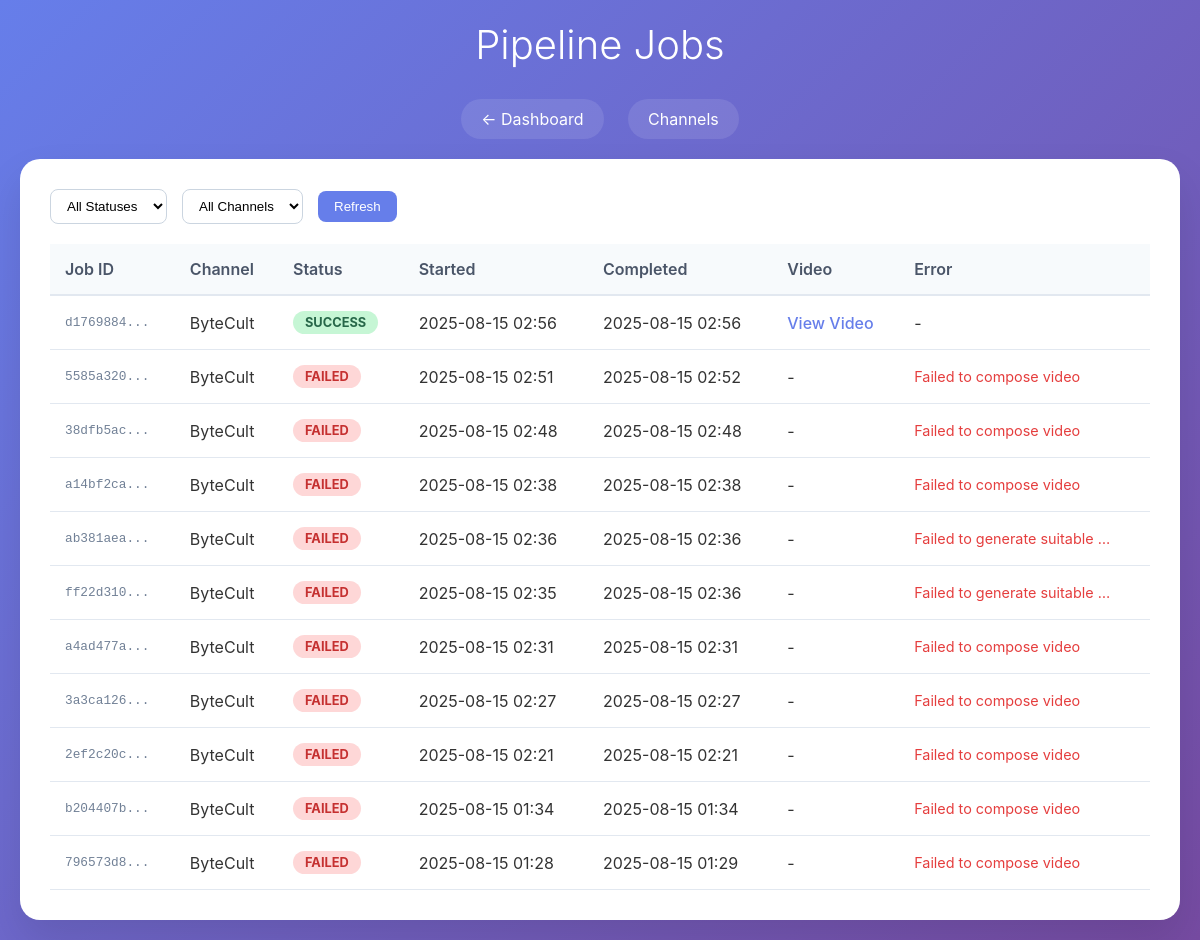
/jobs, run on an earlier commit of the app's database.
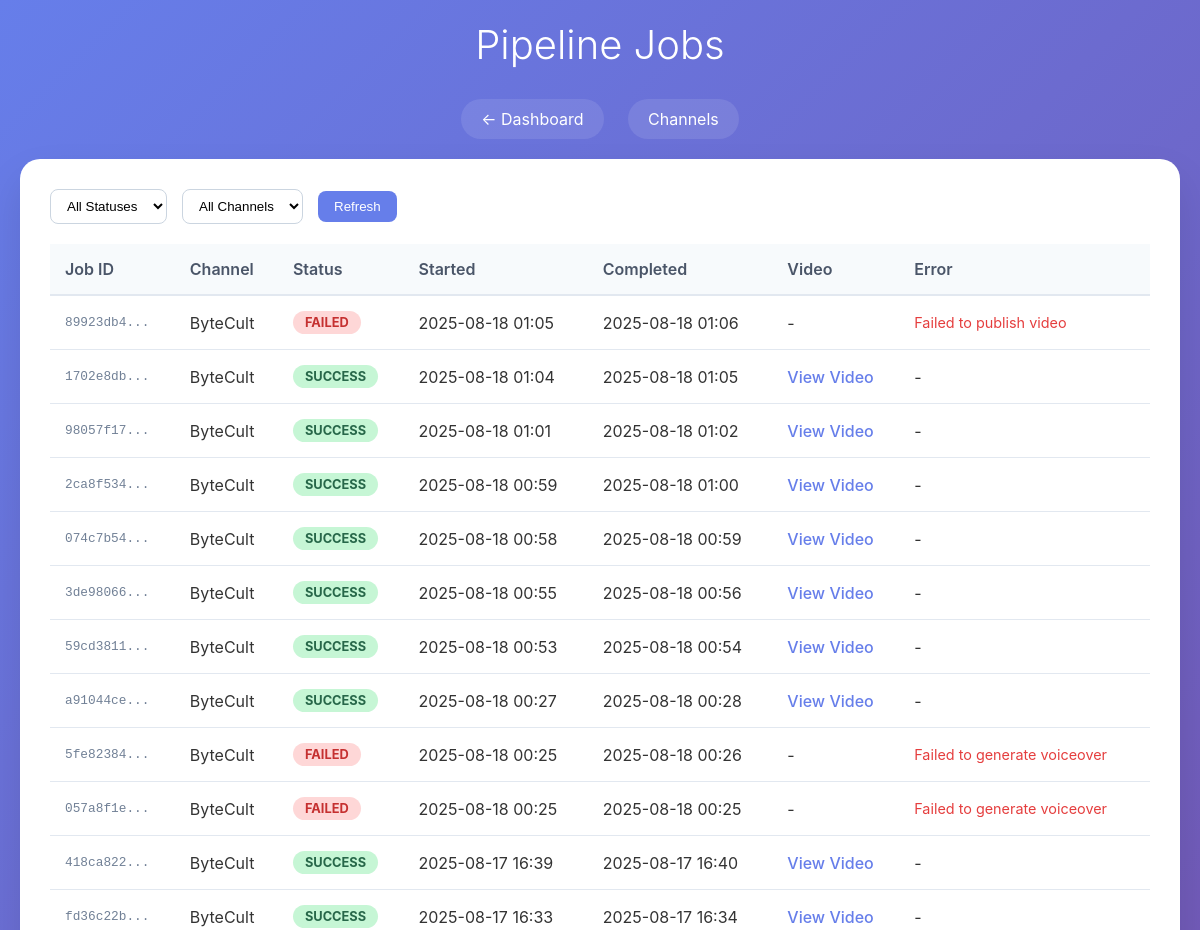
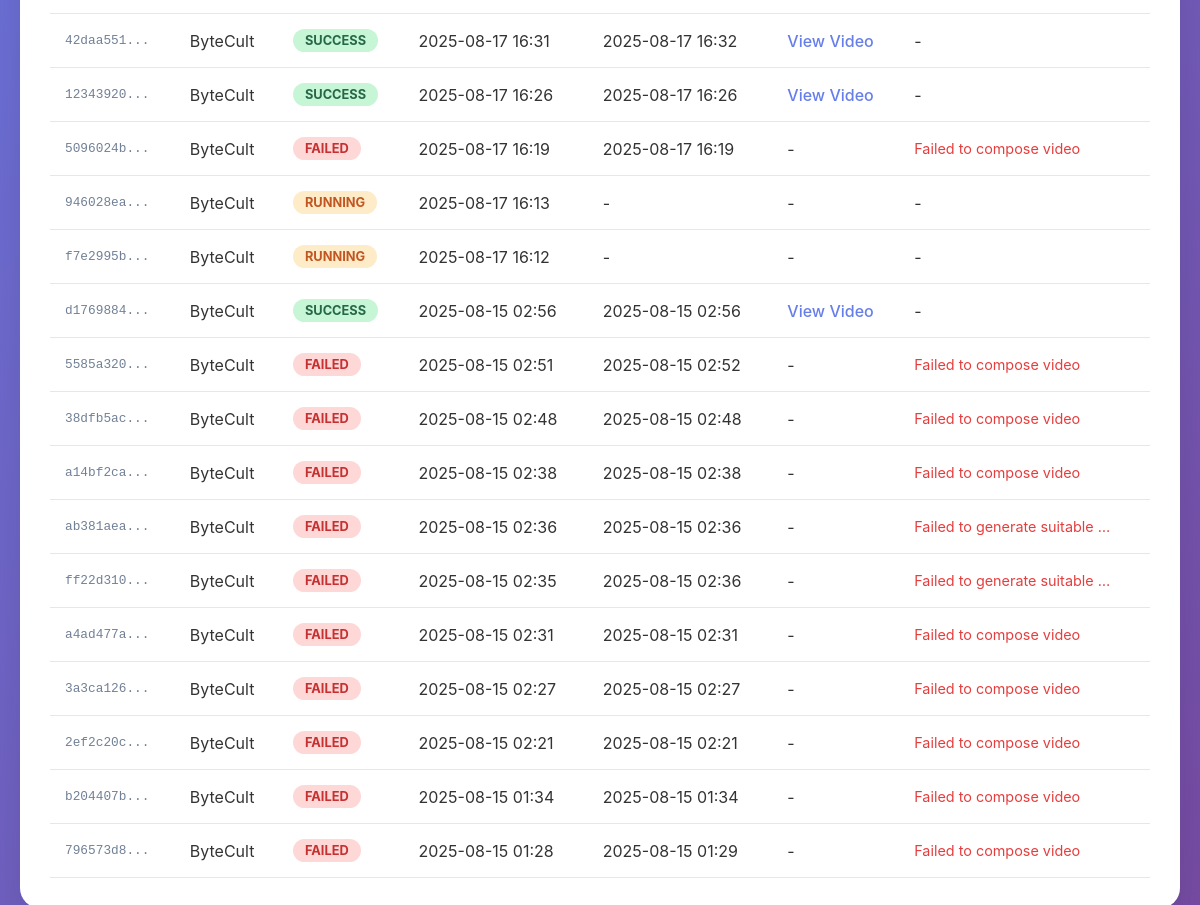
And on a later commit of the database (2 pictures, top to bottom).
### models/db.py (models this page shows)
class PipelineJobDB(Base):
    __tablename__ = "pipeline_jobs"
    id = Column(String, primary_key=True)
    channel = Column(String, nullable=False)
    status = Column(String, nullable=False)
    topic_id = Column(String)
    video_id = Column(String)
    error_message = Column(Text)
    started_at = Column(DateTime, nullable=False)
    completed_at = Column(DateTime)
    retry_count = Column(Integer, default=0)

### app.py (the view)
@app.get("/jobs", response_class=HTMLResponse)
async def jobs_page(request: Request):
    try:
        async for db in get_db():
            from sqlalchemy import select
            from models.db import PipelineJobDB
            stmt = select(PipelineJobDB).order_by(
                PipelineJobDB.started_at.desc()
            ).limit(50)
            result = await db.execute(stmt)
            jobs = result.scalars().all()
        return templates.TemplateResponse("jobs.html", {
            "request": request,
            "jobs": jobs
        })
    except Exception as e:
        logger.error(f"Error loading jobs page: {e}")
        return HTMLResponse(f"<h1>Error loading jobs</h1><p>{str(e)}</p>", status_code=500)

### templates/jobs.html (shortened to what this page needs)
<!DOCTYPE html>
<html lang="en">
<head>
</head>
<body>
    <div class="container">
        <div class="header">
            <h1>Pipeline Jobs</h1>
        </div>
        <div class="nav">
            <a href="/">← Dashboard</a>
            <a href="/channels">Channels</a>
        </div>
        <div class="jobs-container">
            <div class="filters">
                <select class="filter-select" id="statusFilter" onchange="filterJobs()">
                    <option value="">All Statuses</option>
                </select>
                <select class="filter-select" id="channelFilter" onchange="filterJobs()">
                    <option value="">All Channels</option>
                </select>
                <button class="refresh-btn" onclick="location.reload()">
                    Refresh
                </button>
            </div>
            {% if jobs %}
            <table class="jobs-table">
                <thead>
                    <tr>
                        <th>Job ID</th>
                        <th>Channel</th>
                        <th>Status</th>
                        <th>Started</th>
                        <th>Completed</th>
                        <th>Video</th>
                        <th>Error</th>
                    </tr>
                </thead>
                <tbody>
                    {% for job in jobs %}
                    <tr data-status="{{ job.status }}" data-channel="{{ job.channel }}">
                        <td>
                            <div class="job-id">{{ job.id[:8] }}...</div>
                        </td>
                        <td>{{ job.channel }}</td>
                        <td>
                            <span class="status-badge status-{{ job.status }}">
                                {{ job.status }}
                            </span>
                        </td>
                        <td>{{ job.started_at.strftime('%Y-%m-%d %H:%M') if job.started_at else '-' }}</td>
                        <td>{{ job.completed_at.strftime('%Y-%m-%d %H:%M') if job.completed_at else '-' }}</td>
                        <td>
                            {% if job.video_id %}
                            <a href="https://youtube.com/watch?v={{ job.video_id }}"
                               target="_blank" class="video-link">
                                View Video
                            </a>
                            {% else %}
                            -
                            {% endif %}
                        </td>
                        <td>
                            {% if job.error_message %}
                            <div class="error-message" title="{{ job.error_message }}">
                                {{ job.error_message }}
                            </div>
                            {% else %}
                            -
                            {% endif %}
                        </td>
                    </tr>
                    {% endfor %}
                </tbody>
            </table>
            {% else %}
            <div class="empty-state">
                <h3>No jobs found</h3>
                <p>Pipeline jobs will appear here once you start running the pipeline.</p>
            </div>
            {% endif %}
        </div>
    </div>
</body>
</html>

### templates/jobs.html (style rules this page uses)
* { margin: 0; padding: 0; box-sizing: border-box; }
body { font-family: -apple-system, BlinkMacSystemFont, 'Segoe UI', Roboto, sans-serif; background: linear-gradient(135deg, #667eea 0%, #764ba2 100%); min-height: 100vh; color: #333; }
.container { max-width: 1200px; margin: 0 auto; padding: 20px; }
.header { text-align: center; color: white; margin-bottom: 40px; }
.header h1 { font-size: 2.5rem; font-weight: 300; margin-bottom: 10px; }
.nav { text-align: center; margin-bottom: 30px; }
.nav a { color: white; text-decoration: none; padding: 10px 20px; background: rgba(255,255,255,0.1); border-radius: 20px; margin: 0 10px; transition: all 0.3s ease; }
.jobs-container { background: white; border-radius: 20px; padding: 30px; box-shadow: 0 20px 40px rgba(0,0,0,0.1); }
.jobs-table { width: 100%; border-collapse: collapse; margin-top: 20px; }
.jobs-table th { background: #f7fafc; padding: 15px; text-align: left; font-weight: 600; color: #4a5568; border-bottom: 2px solid #e2e8f0; }
.jobs-table td { padding: 15px; border-bottom: 1px solid #e2e8f0; }
.status-badge { display: inline-block; padding: 4px 12px; border-radius: 12px; font-size: 0.8rem; font-weight: bold; text-transform: uppercase; }
.status-success { background: #c6f6d5; color: #276749; }
.status-failed { background: #fed7d7; color: #c53030; }
.status-running { background: #feebc8; color: #c05621; }
.job-id { font-family: 'Monaco', 'Menlo', monospace; font-size: 0.8rem; color: #718096; }
.video-link { color: #667eea; text-decoration: none; font-weight: 500; }
.error-message { color: #e53e3e; font-size: 0.9rem; max-width: 200px; overflow: hidden; text-overflow: ellipsis; white-space: nowrap; }
.filters { margin-bottom: 20px; display: flex; gap: 15px; align-items: center; }
.filter-select { padding: 8px 12px; border: 1px solid #cbd5e0; border-radius: 8px; background: white; }
.refresh-btn { padding: 8px 16px; background: #667eea; color: white; border: none; border-radius: 8px; cursor: pointer; font-weight: 500; }

What changed in the data, as far as the page shows it:
added PipelineJobDB: id "89923db4", channel "ByteCult", status "FAILED", started_at "2025-08-18 01:05", completed_at "2025-08-18 01:06", error_message "Failed to publish video"
added PipelineJobDB: id "1702e8db", channel "ByteCult", status "SUCCESS", started_at "2025-08-18 01:04", completed_at "2025-08-18 01:05"
added PipelineJobDB: id "98057f17", channel "ByteCult", status "SUCCESS", started_at "2025-08-18 01:01", completed_at "2025-08-18 01:02"
added PipelineJobDB: id "2ca8f534", channel "ByteCult", status "SUCCESS", started_at "2025-08-18 00:59", completed_at "2025-08-18 01:00"
added PipelineJobDB: id "074c7b54", channel "ByteCult", status "SUCCESS", started_at "2025-08-18 00:58", completed_at "2025-08-18 00:59"
added PipelineJobDB: id "3de98066", channel "ByteCult", status "SUCCESS", started_at "2025-08-18 00:55", completed_at "2025-08-18 00:56"
added PipelineJobDB: id "59cd3811", channel "ByteCult", status "SUCCESS", started_at "2025-08-18 00:53", completed_at "2025-08-18 00:54"
added PipelineJobDB: id "a91044ce", channel "ByteCult", status "SUCCESS", started_at "2025-08-18 00:27", completed_at "2025-08-18 00:28"
added PipelineJobDB: id "5fe82384", channel "ByteCult", status "FAILED", started_at "2025-08-18 00:25", completed_at "2025-08-18 00:26", error_message "Failed to generate voiceover"
added PipelineJobDB: id "057a8f1e", channel "ByteCult", status "FAILED", started_at "2025-08-18 00:25", completed_at "2025-08-18 00:25", error_message "Failed to generate voiceover"
added PipelineJobDB: id "418ca822", channel "ByteCult", status "SUCCESS", started_at "2025-08-17 16:39", completed_at "2025-08-17 16:40"
added PipelineJobDB: id "fd36c22b", channel "ByteCult", status "SUCCESS", started_at "2025-08-17 16:33", completed_at "2025-08-17 16:34"
added PipelineJobDB: id "42daa551", channel "ByteCult", status "SUCCESS", started_at "2025-08-17 16:31", completed_at "2025-08-17 16:32"
added PipelineJobDB: id "12343920", channel "ByteCult", status "SUCCESS", started_at "2025-08-17 16:26", completed_at "2025-08-17 16:26"
added PipelineJobDB: id "5096024b", channel "ByteCult", status "FAILED", started_at "2025-08-17 16:19", completed_at "2025-08-17 16:19", error_message "Failed to compose video"
added PipelineJobDB: id "946028ea", channel "ByteCult", status "RUNNING", started_at "2025-08-17 16:13", completed_at "-"
added PipelineJobDB: id "f7e2995b", channel "ByteCult", status "RUNNING", started_at "2025-08-17 16:12", completed_at "-"
